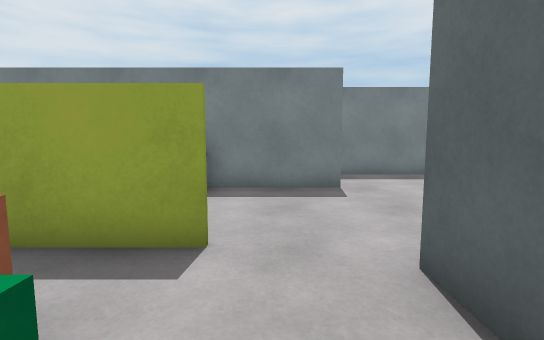
View 1 (above)

24 first-person views from a walk through a 3-D level made in the Unity game engine. The camera is 1.2 m above the floor, tilts 6° down and sees 85° across. The floor is counted in squares, 1 m on a side. Each view is taken from the middle of a square. On the plan, view 1 faces up. The plan holds only what a view shows up to about 13 squares ahead; the rest is blank. The place goes on beyond the plan. The player is left out.

View 2
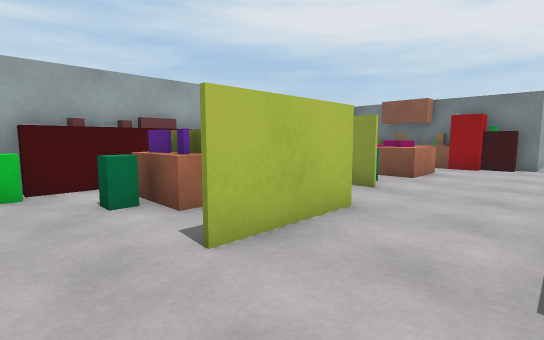

View 3
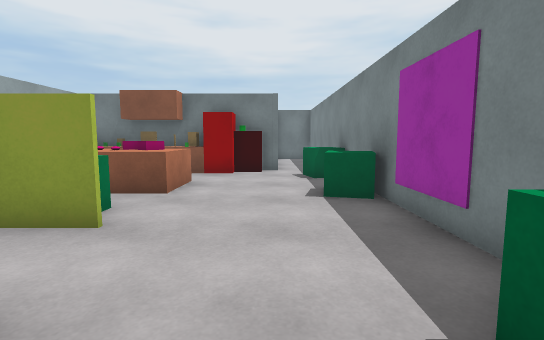

View 4
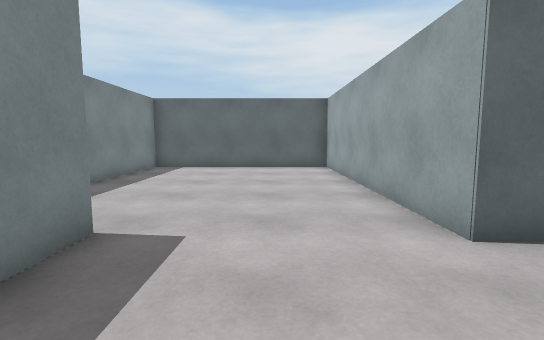

View 5
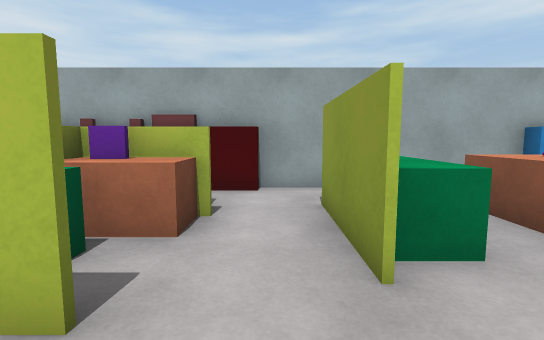

View 6
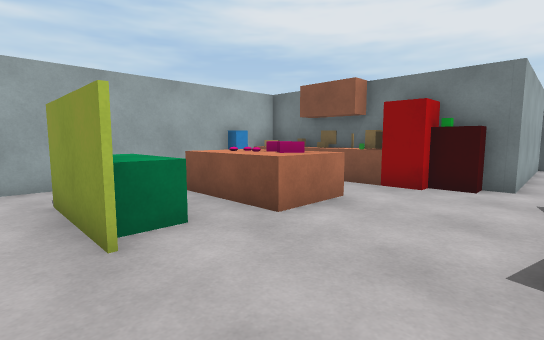

View 7
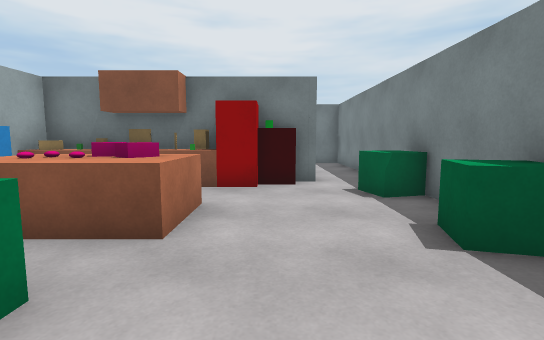

View 8
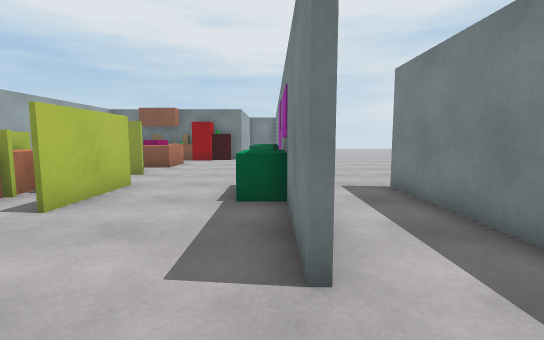

View 9
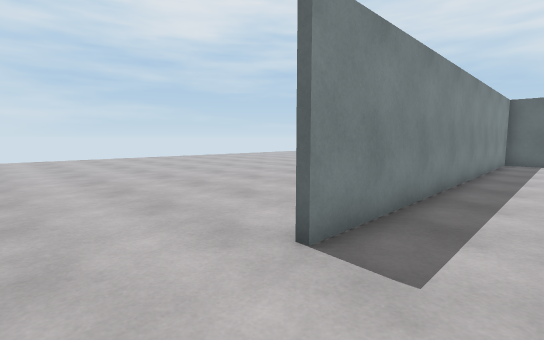

View 10
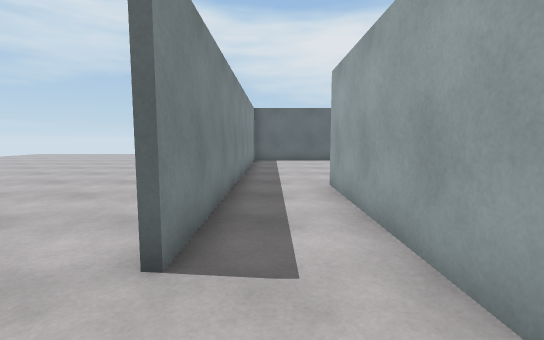

View 11
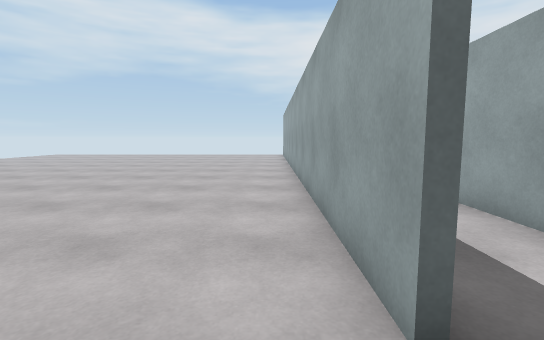

View 12
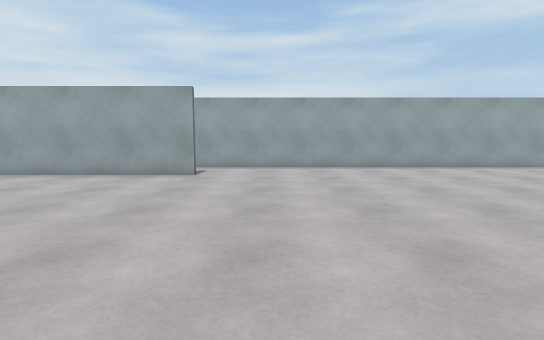

View 13
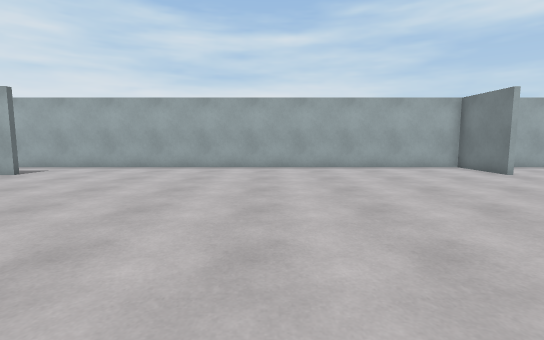

View 14
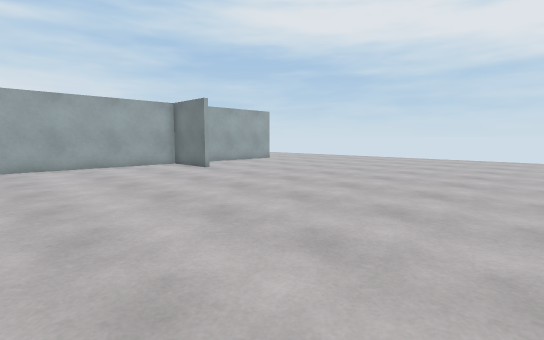

View 15
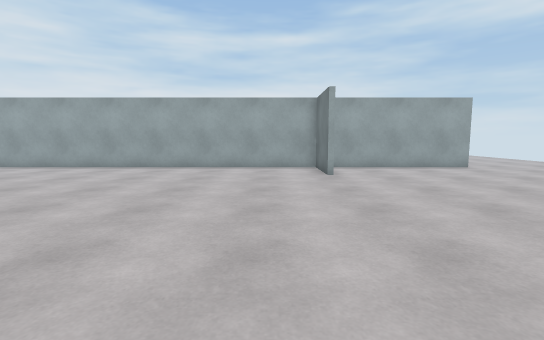

View 16
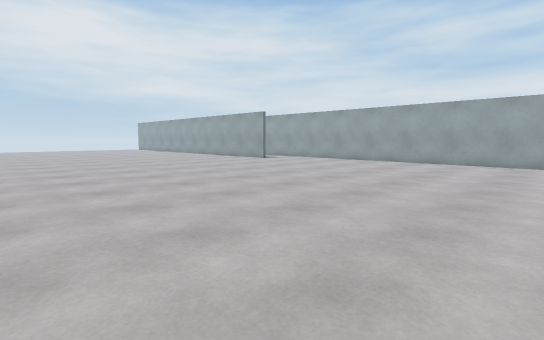

View 17
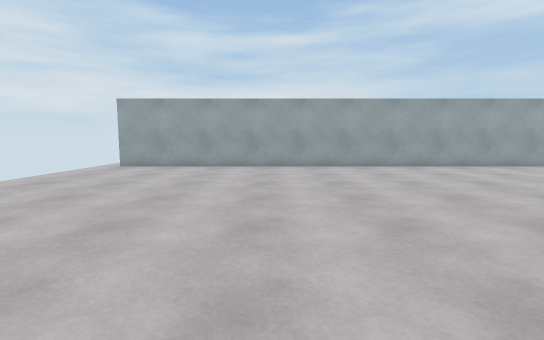

View 18
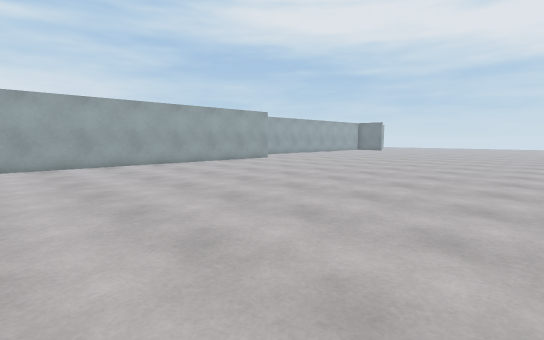

View 19
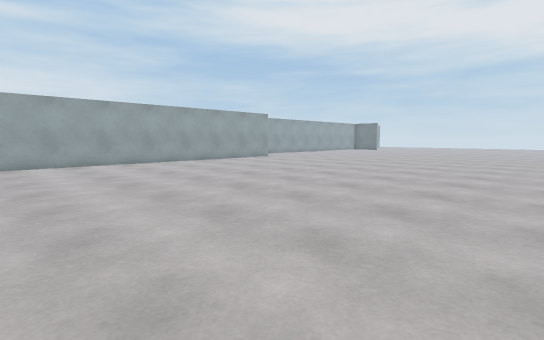

View 20
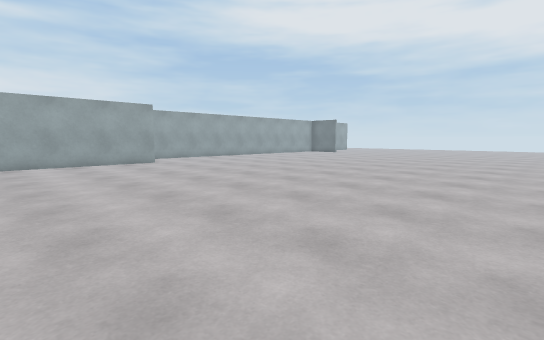

View 21
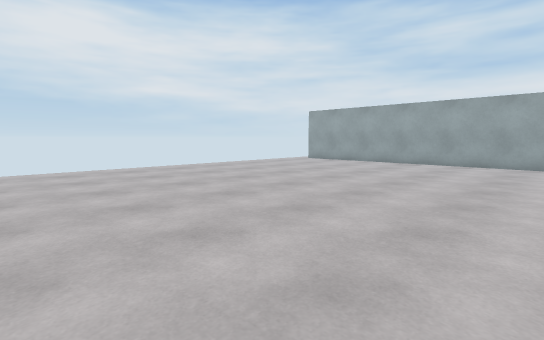

View 22
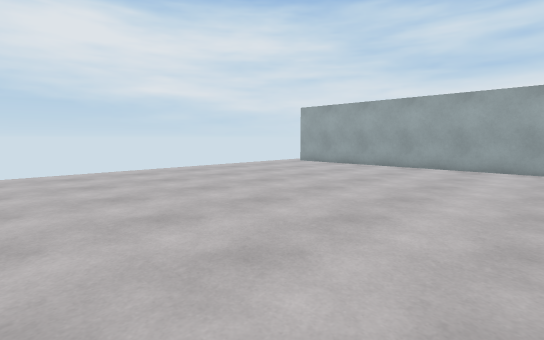

View 23
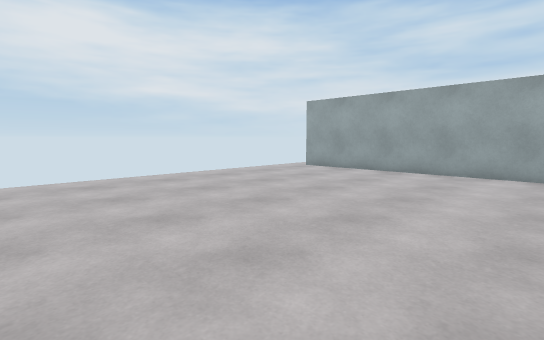

View 24
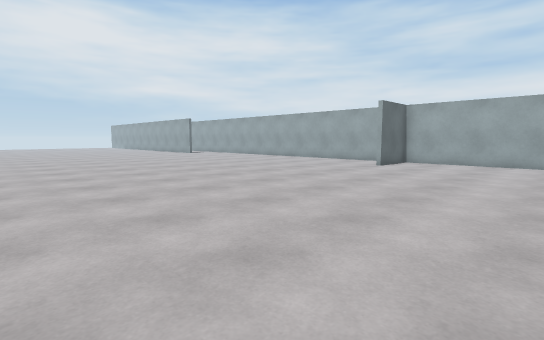

### Floor plan
Points are (right, up) in squares from view 1. A wall is a line through its corners. A room is listed if a view was taken in it or the views show most of it. See-through windows are left out.
Room 1 (view 1)
walls: (-1.5, -1.8) (0.3, -1.8); (-1.6, -2.3) (0.8, -2.3); (-4.8, -1.8) (-3.5, -1.8); (-0.6, 3.2) (-3, 3.2); (1.4, 1.4) (1.4, 2.7); (-5.9, 1.6) (-5.9, -0.4); (-5.6, -2.3) (-3.1, -2.3)
ways out: opening at (-6, -1) to room 2; opening at (-4.5, 2.5) to room 2; opening at (0, 3) to room 2
objects: block (-4, 0) to (-2, 1); other object (-3, 1) to (-2, 1); block (-3, 2) to (-2, 2); block (-1, 0) to (-1, 1)
Room 2 (views 2, 3, 4, 5, 6, 7, 8, 9, 10, 11, 12, 13, 14, 15, 16, 17, 18, 19, 20, 21, 22, 23, 24)
walls: (-3.5, 10.2) (16.6, 10.2); (-3.6, 7.3) (-7.5, 7.3); (-7.6, 7.5) (-3.5, 7.5); (-1.6, 7.5) (1.8, 7.5); (-9.4, 7.3) (-10.5, 7.3); (-10.6, 7.5) (-9.4, 7.5); (1.8, 7.3) (-1.5, 7.3); (-3.8, 3.3) (-0.6, 3.3); (-5.9, 2.8) (-5.9, 1.6); (-13.3, 5.2) (-13.3, 4.5); (1.4, 2.7) (10.7, 2.7) (10.7, 10) (-3.5, 10); (-13.3, 2.5) (-13.3, -1.5); (-19.9, 10.2) (-19.9, 7.5) (-12.4, 7.5); (-12.3, -2.3) (-5.6, -2.3); (-26.4, 7.5) (-20.6, 7.5)
low walls: (-10.5, 2.7) (-8.4, 2.7); (-8.5, 1.6) (-8.5, -0.4); (-12.3, 1.6) (-12.3, -2.3)
ways out: opening at (-6, -1) to room 1; opening at (-4.5, 2.5) to room 1; opening at (0, 3) to room 1; gap at (-26, 7)
objects: red block (-13, 3) to (-12, 3); red block (-13, 4); other object (-12, 2); cube (-12, 6) to (-11, 7); blue block (-11, -2); other object (-10, 1) to (-9, 2); cube (-9, 6) to (-8, 7); block (-7, 0) to (-7, 2); block (-3, 6) to (-2, 7)

Where each view was taken, in squares from view 1:
view 1: 0 up, 0 right, facing up
view 2: 6 up, 1 right, facing down-left
view 3: 5 up, 2 left, facing left
view 4: 5 up, 2 left, facing right
view 5: 5 up, 5 left, facing down
view 6: 6 up, 5 left, facing down-left
view 7: 4 up, 5 left, facing left
view 8: 7 up, 4 right, facing left
view 9: 8 up, 6 left, facing up-right
view 10: 9 up, 6 left, facing right
view 11: 11 up, 5 left, facing right
view 12: 20 up, 6 left, facing down
view 13: 20 up, 12 left, facing down
view 14: 21 up, 13 left, facing down-left
view 15: 20 up, 18 left, facing down
view 16: 23 up, 17 left, facing down-right
view 17: 23 up, 10 right, facing down
view 18: 24 up, 10 right, facing down-left
view 19: 25 up, 11 right, facing down-left
view 20: 25 up, 3 right, facing down-left
view 21: 25 up, 5 right, facing down-right
view 22: 23 up, 6 right, facing down-right
view 23: 21 up, 8 right, facing down-right
view 24: 23 up, 26 left, facing down-right
